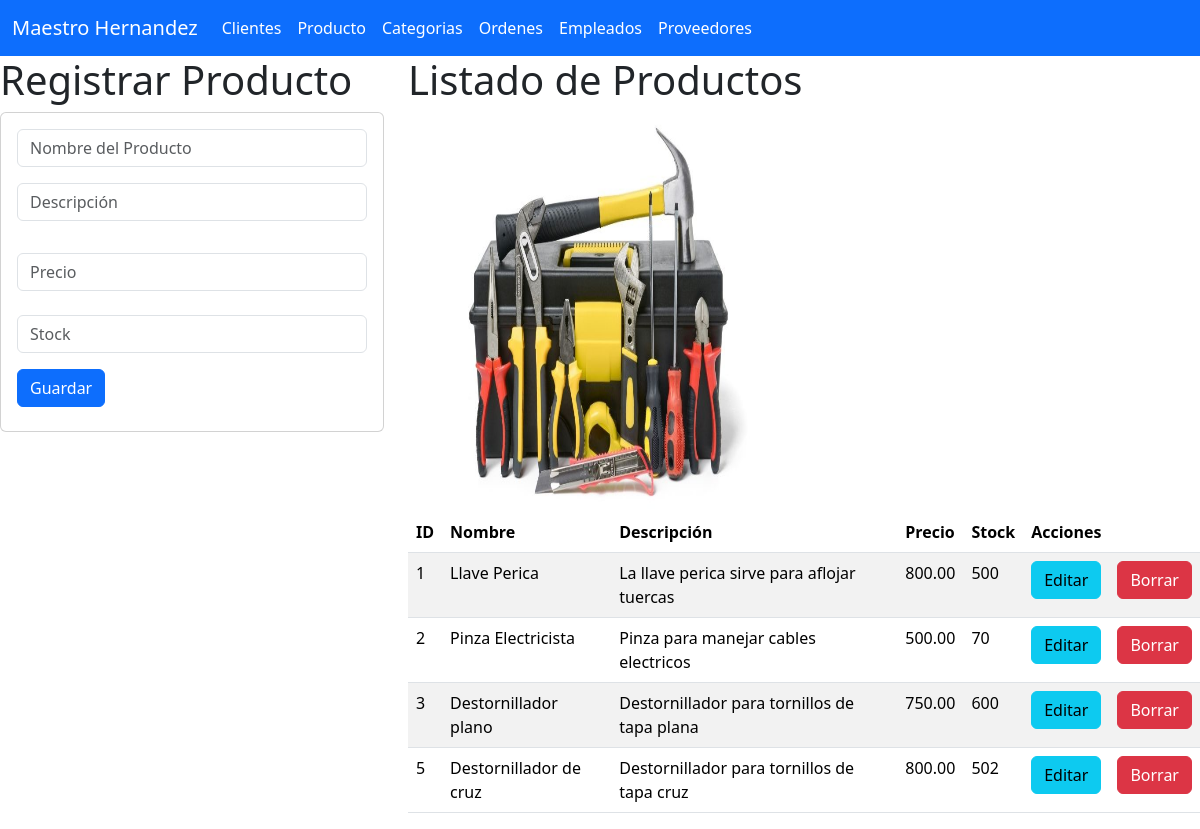
The page /producto/ on the database its author committed.
### productos_app/models.py (models this page shows, shortened)
class Producto(models.Model):
    id_producto = models.AutoField(primary_key=True)
    Nombre = models.CharField(max_length=255)
    Descripcion = models.CharField(max_length=255)
    Precio = models.DecimalField(max_digits=7, decimal_places=2)
    Stock = models.IntegerField()

### productos_app/views.py (the view)
# urls.py: path('producto/', views.inicio_vistaProducto, name="inicio_vistaProducto"),  # Ruta para mostrar los productos
def inicio_vistaProducto(request):
    losproductos = Producto.objects.all()
    return render(request, "gestionarProductos.html", {"misproductos": losproductos})

### productos_app/templates/gestionarProductos.html
{% extends "base.html" %}
{% load static %}
{% block cuerpo %}
    <div class="row">
        <div class="col-sm-12 col-md-4 col-lg-4 col-xl-4">
            <h1>Registrar Producto</h1>
            <div class="card">
              <div class="card-body">
                <form action="/registrarProducto/" method="POST">{% csrf_token %}
                  <div class="form-group">
                    <input type="text" id="txtnombre" name="txtnombre" class="form-control"
                    placeholder="Nombre del Producto" minLength="1" maxLength="255" required>
                  </div>
                  <div class="form-group py-3">
                    <input type="text" id="txtdescripcion" name="txtdescripcion" class="form-control"
                    placeholder="Descripción" minLength="1" maxLength="255" required>
                  </div>
                  <div class="form-group py-3">
                    <input type="number" step="0.01" id="txtprecio" name="txtprecio" class="form-control"
                    placeholder="Precio" required>
                  </div>
                  <div class="form-group py-2">
                    <input type="number" id="txtstock" name="txtstock" class="form-control"
                    placeholder="Stock" min="0" required>
                  </div>
                  <div class="form-group py-2">
                    <button type="submit" class="btn btn-primary">Guardar</button>
                  </div>
                </form>
              </div>
            </div>
        </div>
        <div class="col-sm-12 col-md-8 col-lg-8 col-xl-8">
            <h1>Listado de Productos</h1>
            <img class="w-50" src="{% static 'img/productos.jpg' %}" alt="Logo de la tienda" width="400" height="400">
            <div class="table-responsive">
                <table class="table table-striped">
                    <thead>
                      <tr>
                        <th scope="col">ID</th>
                        <th scope="col">Nombre</th>
                        <th scope="col">Descripción</th>
                        <th scope="col">Precio</th>
                        <th scope="col">Stock</th>
                        <th colspan="2">Acciones</th>
                      </tr>
                    </thead>
                    <tbody>
                      {% for p in misproductos %}
                      <tr>
                        <td>
                          {{ p.id_producto }}
                        </td>
                        <td>
                          {{ p.Nombre }}
                        </td>
                        <td>
                          {{ p.Descripcion }}
                        </td>
                        <td>
                          {{ p.Precio }}
                        </td>
                        <td>
                          {{ p.Stock }}
                        </td>
                        <td>
                          <a href="seleccionarProducto/{{ p.id_producto }}" class="btn btn-info">Editar</a>
                        </td>
                        <td>
                          <a href="borrarProducto/{{ p.id_producto }}" class="btn btn-danger">Borrar</a>
                        </td>
                      </tr>
                      {% endfor %}
                    </tbody>
                </table>
            </div>
        </div>
    </div>
{% endblock %}

### rows shown on the page
Producto: id_producto "1", Nombre "Llave Perica", Descripcion "La llave perica sirve para aflojar tuercas", Precio "800.00", Stock "500"
Producto: id_producto "2", Nombre "Pinza Electricista", Descripcion "Pinza para manejar cables electricos", Precio "500.00", Stock "70"
Producto: id_producto "3", Nombre "Destornillador plano", Descripcion "Destornillador para tornillos de tapa plana", Precio "750.00", Stock "600"
Producto: id_producto "5", Nombre "Destornillador de cruz", Descripcion "Destornillador para tornillos de tapa cruz", Precio "800.00", Stock "502"
